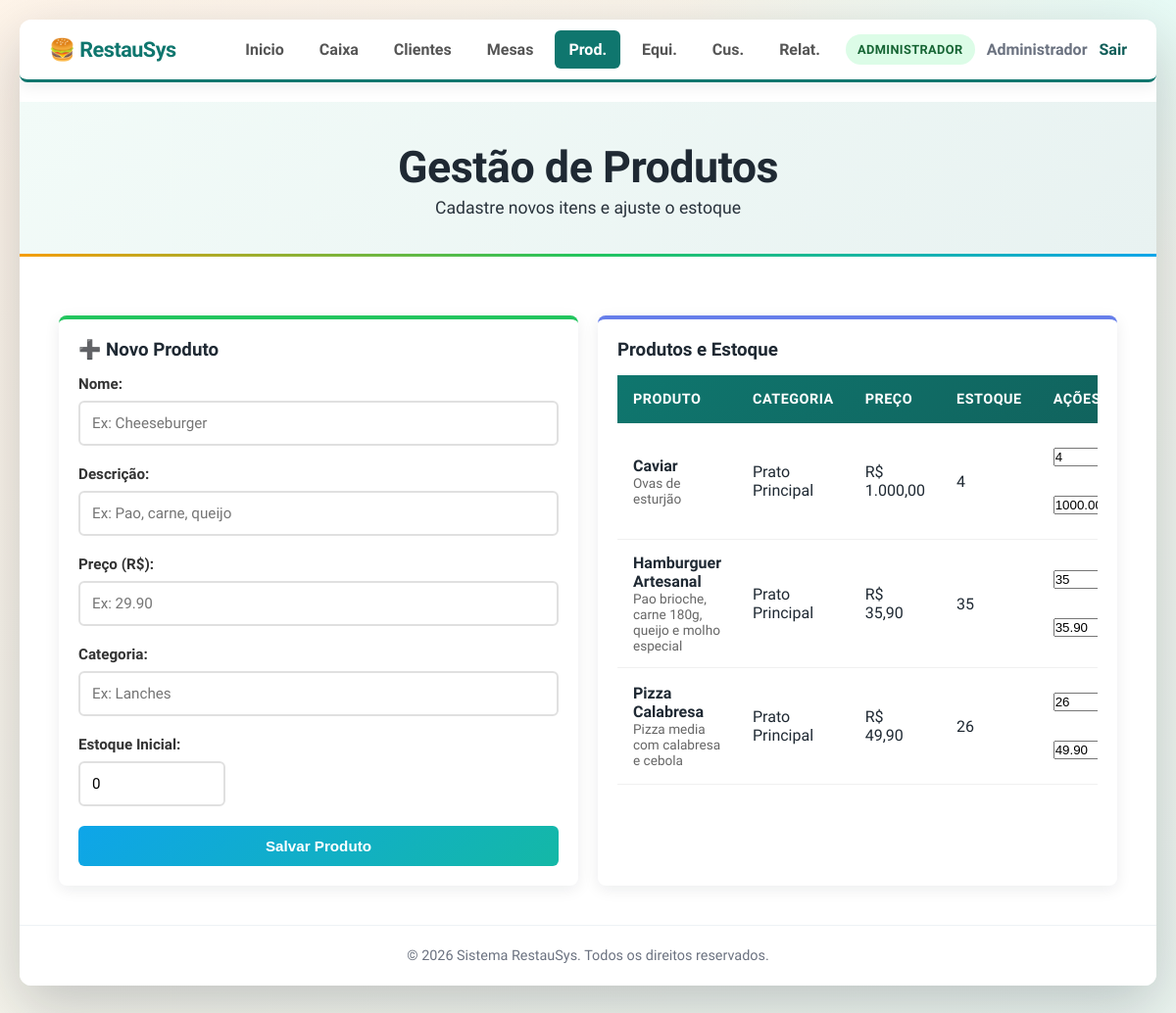
The app's page /pages/produtos.php (signed in), older data.
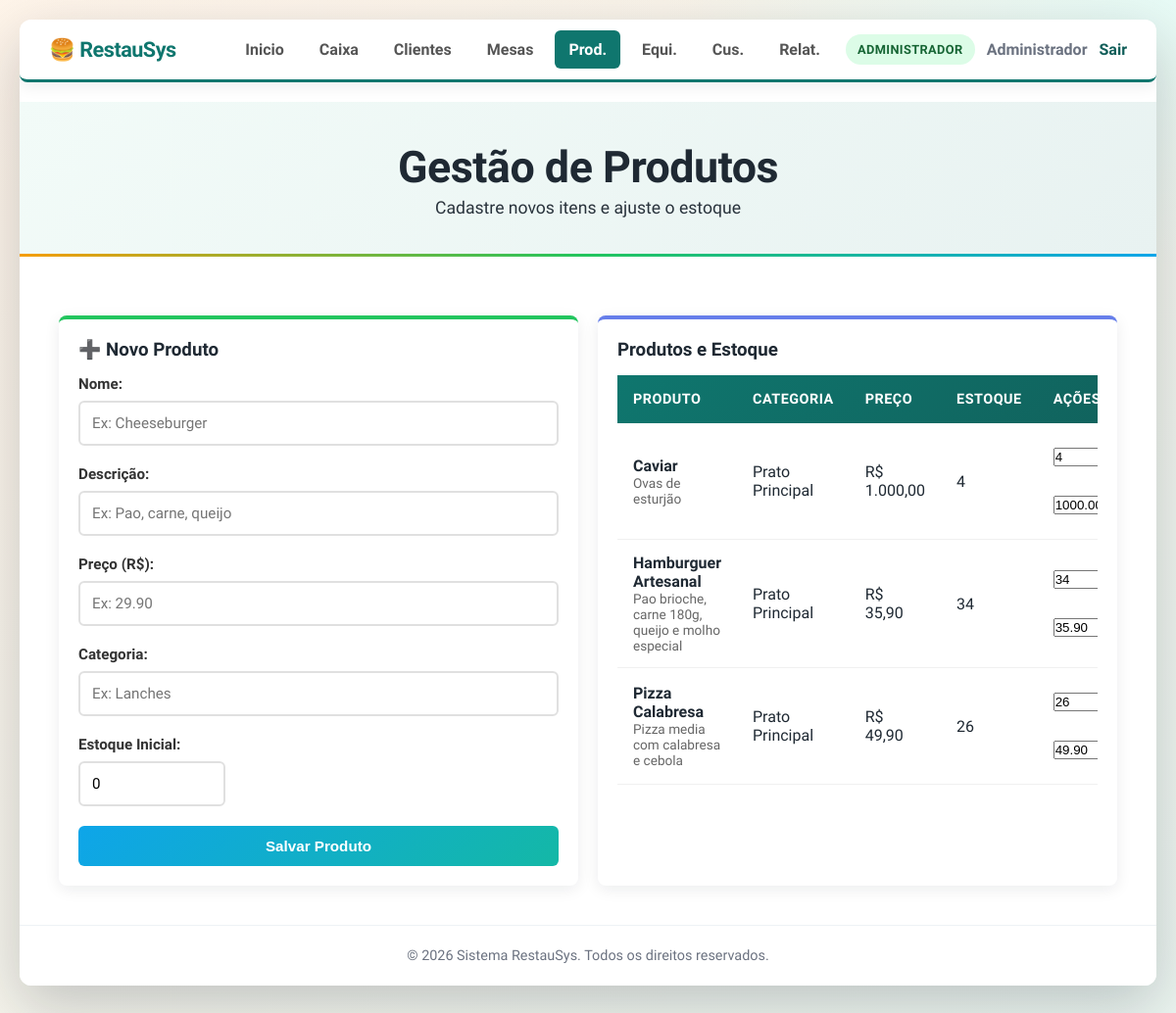
The same page, newer data.
### tables this page shows
CREATE TABLE produtos (
    id_produto INTEGER PRIMARY KEY AUTOINCREMENT,
    nome TEXT NOT NULL,
    descricao TEXT,
    preco NUMERIC NOT NULL,
    id_categoria INTEGER,
    estoque INTEGER DEFAULT 0,
    FOREIGN KEY (id_categoria) REFERENCES categorias(id_categoria)
);

CREATE TABLE categorias (
    id_categoria INTEGER PRIMARY KEY AUTOINCREMENT,
    nome TEXT NOT NULL
);

### config/config.php (called while the page is built, shortened)
<?php
$pdo = initialize_database(DB_PATH, false);
function query_all(string $sql, array $params = []): array
{
    global $pdo;
    $stmt = $pdo->prepare($sql);
    $stmt->execute($params);
    return $stmt->fetchAll() ?: [];
}
function perfil_ativo(): string
{
    return $_SESSION['perfil'] ?? '';
}
function usuario_admin(): bool
{
    return perfil_ativo() === PERFIL_ADMIN;
}

### pages/produtos.php (the view, shortened to what the changed rows need)
<?php
require_once __DIR__ . "/../config/config.php";
$produtos = query_all(
    "SELECT p.id_produto, p.nome, p.descricao, p.preco, p.estoque, c.nome as categoria
     FROM produtos p
     LEFT JOIN categorias c ON p.id_categoria = c.id_categoria
     ORDER BY p.nome"
);
?>
<!DOCTYPE html>
<html lang="pt-BR">
<head>
    <link rel="stylesheet" href="../css/style.css">
</head>
<body>
    <div class="container">
        <header>
            <div class="header-content">
                <h1>Gestão de Produtos</h1>
            </div>
        </header>
        <main>
            <div class="dashboard-grid">
                <div class="card" style="grid-column: span 1; border-top-color: #667eea;">
                    <div style="max-height: 420px; overflow-y: auto;">
                        <table class="tabela">
                            <thead>
                                <tr>
                                    <th>Produto</th>
                                    <th>Categoria</th>
                                    <th>Preço</th>
                                    <th>Estoque</th>
                                    <th>Ações</th>
                                </tr>
                            </thead>
                            <tbody>
                                <?php foreach ($produtos as $p): ?>
                                    <tr>
                                        <td>
                                            <strong><?=htmlspecialchars($p["nome"])?></strong>
                                            <?php if (!empty($p["descricao"])): ?>
                                                <div style="font-size: 0.85em; color: #666;">
                                                    <?=htmlspecialchars($p["descricao"])?></div>
                                            <?php endif; ?>
                                        </td>
                                        <td><?=htmlspecialchars($p["categoria"] ?? "-")?></td>
                                        <td>R$ <?=number_format((float) $p["preco"], 2, ",", ".")?></td>
                                        <td><?= (int) $p["estoque"] ?></td>
                                        <td>
                                            <?php if (usuario_admin()): ?>
                                                <div style="display:flex; flex-direction:column; gap: 8px;">
                                                    <form method="POST" style="display:flex; gap: 8px; align-items:center;">
                                                        <input type="number" name="estoque" min="0" value="<?= (int) $p["estoque"] ?>" style="width: 80px;">
                                                    </form>
                                                    <form method="POST" style="display:flex; gap: 8px; align-items:center;">
                                                        <input type="text" name="preco" value="<?=htmlspecialchars(number_format((float) $p["preco"], 2, ".", ""))?>" style="width: 90px;">
                                                    </form>
                                                </div>
                                            <?php else: ?>
                                                <span style="color: #6b7280; font-size: 0.9em;">Somente leitura</span>
                                            <?php endif; ?>
                                        </td>
                                    </tr>
                                <?php endforeach; ?>
                            </tbody>
                        </table>
                    </div>
                </div>
            </div>
        </main>
    </div>
</body>
</html>

Row changes from the older to the newer data that the page shows:
changed produtos "Hamburguer Artesanal": estoque "35" → "34"
